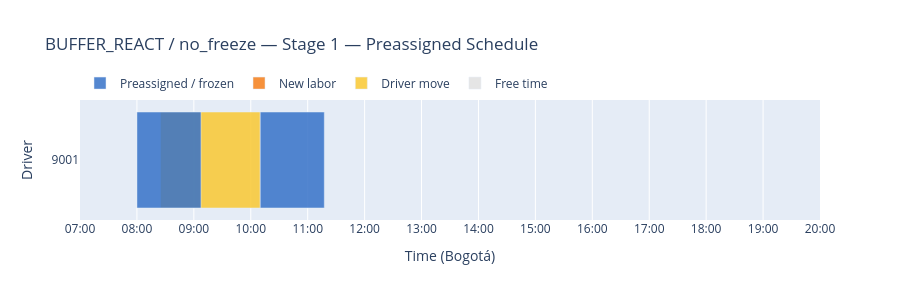
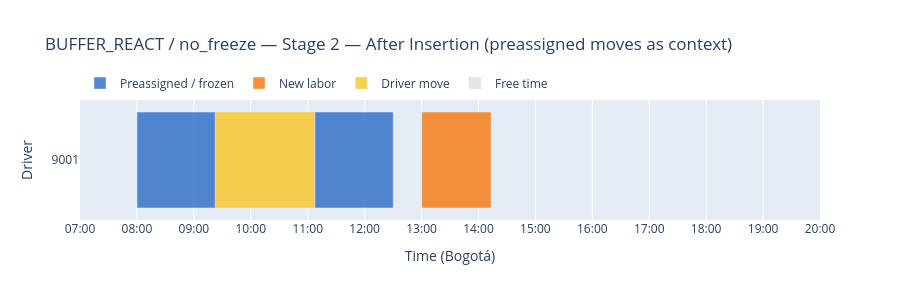
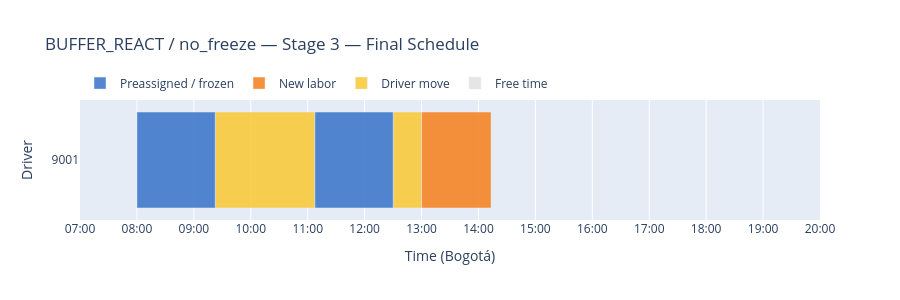

Notebook cell for these charts, in order:
### Markdown cell above
---
## Gantt Charts — Three-Stage View

Three charts show the scheduling progression:

1. **Stage 1 — Preassigned Schedule**: Frozen/preassigned labors with their original driver moves
2. **Stage 2 — After Insertion**: All labors placed, with original preassigned moves as context
3. **Stage 3 — Final Schedule**: All labors with the complete final move timeline

Color coding:
- **Blue** — preassigned / frozen labors
- **Orange** — newly inserted / optimized labors
- **Amber** — driver moves (inter-service travel)
- **Light grey** — free time

### Code cell
# ── Three-stage Gantt helper ────────────────────────────────────────────────────

_COLOR_PREASSIGNED = "rgba(55, 115, 200, 0.85)"    # blue
_COLOR_NEW         = "rgba(245, 130, 32,  0.88)"    # orange
_COLOR_DRIVER_MOVE = "rgba(250, 200, 50,  0.85)"    # amber
_COLOR_FREE_TIME   = "rgba(190, 190, 190, 0.40)"    # light grey

_BASE_TS = pd.Timestamp("2026-03-01", tz="America/Bogota")

def _make_gantt_fig(title: str, labors_df: pd.DataFrame, moves_df: pd.DataFrame,
                    preassigned_ids: set) -> go.Figure:
    """Build a single Gantt figure for the given labors and (optional) moves."""
    fig = go.Figure()

    # ── Move / free-time bars ──────────────────────────────────────────────────
    # Only render FREE_TIME and DRIVER_MOVE rows; skip the _labor rows that
    # build_driver_movements() emits (they would overlap with labor bars).
    if not moves_df.empty and "actual_start" in moves_df.columns:
        for _, row in moves_df.iterrows():
            cat = str(row.get("labor_category", "")).upper()
            if cat not in ("FREE_TIME", "DRIVER_MOVE"):
                continue
            driver = str(row.get("assigned_driver", "?"))
            t_start = pd.Timestamp(row["actual_start"])
            t_end   = pd.Timestamp(row["actual_end"])
            if pd.isna(t_start) or pd.isna(t_end) or t_start >= t_end:
                continue
            color = _COLOR_DRIVER_MOVE if cat == "DRIVER_MOVE" else _COLOR_FREE_TIME
            label = "Driver move" if cat == "DRIVER_MOVE" else "Free time"
            fig.add_trace(go.Bar(
                name=label,
                x=[(t_end - t_start).total_seconds() / 60],
                y=[driver],
                base=[(t_start - _BASE_TS).total_seconds() / 60],
                orientation="h",
                marker_color=color,
                showlegend=False,
                hovertemplate=(
                    f"<b>{label}</b><br>"
                    f"Driver: {driver}<br>"
                    f"Start: {t_start.strftime('%H:%M')}<br>"
                    f"End: {t_end.strftime('%H:%M')}"
                    "<extra></extra>"
                ),
            ))

    # ── Labor bars ────────────────────────────────────────────────────────────
    if not labors_df.empty and "actual_start" in labors_df.columns:
        for _, row in labors_df.iterrows():
            driver = str(row.get("assigned_driver", "unassigned"))
            t_start = pd.Timestamp(row["actual_start"])
            t_end   = pd.Timestamp(row["actual_end"])
            if pd.isna(t_start) or pd.isna(t_end) or t_start >= t_end:
                continue
            labor_id_str = str(row.get("labor_id", ""))
            is_preassigned = labor_id_str in preassigned_ids
            color = _COLOR_PREASSIGNED if is_preassigned else _COLOR_NEW
            bar_label = "Preassigned" if is_preassigned else "New labor"
            fig.add_trace(go.Bar(
                name=bar_label,
                x=[(t_end - t_start).total_seconds() / 60],
                y=[driver],
                base=[(t_start - _BASE_TS).total_seconds() / 60],
                orientation="h",
                marker_color=color,
                showlegend=False,
                hovertemplate=(
                    f"<b>{bar_label}</b><br>"
                    f"Labor: {labor_id_str}<br>"
                    f"Service: {row.get('service_id', '?')}<br>"
                    f"Driver: {driver}<br>"
                    f"Schedule: {pd.Timestamp(row.get('schedule_date', t_start)).strftime('%H:%M')}<br>"
                    f"Start: {t_start.strftime('%H:%M')}<br>"
                    f"End: {t_end.strftime('%H:%M')}"
                    "<extra></extra>"
                ),
            ))

    # ── Legend entries ─────────────────────────────────────────────────────────
    for lbl, clr in [
        ("Preassigned / frozen", _COLOR_PREASSIGNED),
        ("New labor",            _COLOR_NEW),
        ("Driver move",          _COLOR_DRIVER_MOVE),
        ("Free time",            _COLOR_FREE_TIME),
    ]:
        fig.add_trace(go.Bar(
            name=lbl, x=[None], y=[None],
            marker_color=clr, showlegend=True, orientation="h",
        ))

    # ── Determine y-axis drivers ───────────────────────────────────────────────
    _all_drivers = set()
    if not labors_df.empty and "assigned_driver" in labors_df.columns:
        _all_drivers |= set(labors_df["assigned_driver"].dropna().astype(str))
    if not moves_df.empty and "assigned_driver" in moves_df.columns:
        _all_drivers |= set(moves_df["assigned_driver"].dropna().astype(str))
    _n_drivers = max(len(_all_drivers), 1)

    fig.update_layout(
        title=f"{ALGORITHM} / {SCENARIO} — {title}",
        barmode="overlay",
        xaxis=dict(
            title="Time (Bogotá)",
            tickvals=[(i * 60) for i in range(24)],
            ticktext=[f"{i:02d}:00" for i in range(24)],
            range=[7 * 60, 20 * 60],
        ),
        yaxis=dict(title="Driver"),
        legend=dict(orientation="h", yanchor="bottom", y=1.02, xanchor="left", x=0),
        height=max(300, 80 * (_n_drivers + 2)),
    )
    return fig


# ── Preassigned IDs set ────────────────────────────────────────────────────────
_preassigned_ids = set()
if not preassigned_labors_df.empty and "labor_id" in preassigned_labors_df.columns:
    _preassigned_ids = set(preassigned_labors_df["labor_id"].dropna().astype(str))

# ── Stage 2 moves: final moves filtered to preassigned labor_ids ───────────────
# Using preassigned_moves_df here would reference the ORIGINAL positions of
# reassigned labors (e.g. L2 at 10:10 in partial_freeze), causing amber bars to
# misalign with the orange labor bars in results_df (which use the new 10:52
# position). Instead, filter moves_df so we show the correct final-state moves
# for only the preassigned labors, without the new labor's moves.
_moves_stage2 = (
    moves_df[moves_df["labor_id"].astype(str).isin(_preassigned_ids)]
    if not moves_df.empty and _preassigned_ids and "labor_id" in moves_df.columns
    else pd.DataFrame()
)

# ── Stage 3 moves: supplement moves_df with preassigned moves that precede it ──
# Algorithms (especially BUFFER_REACT) may omit preassigned moves for the period
# before the first unfrozen labor. Prepend any preassigned moves whose window
# ends at or before the earliest timestamp already in moves_df.
if not preassigned_moves_df.empty and not moves_df.empty and "actual_start" in moves_df.columns:
    _cutoff = moves_df["actual_start"].dropna().min()
    _pre_only = preassigned_moves_df[
        preassigned_moves_df["actual_end"].dropna() <= _cutoff
    ]
    _moves_stage3 = (
        pd.concat([_pre_only, moves_df], ignore_index=True)
        if not _pre_only.empty else moves_df
    )
else:
    _moves_stage3 = moves_df

# ── Stage 1: Preassigned Schedule (with original moves) ───────────────────────
if preassigned_labors_df.empty:
    print("Stage 1 — Preassigned Schedule: no preassigned labors (OFFLINE scenario)")
else:
    _make_gantt_fig(
        "Stage 1 — Preassigned Schedule",
        preassigned_labors_df,
        preassigned_moves_df,
        _preassigned_ids,
    ).show()

# ── Stage 2: After Insertion (all labors + final moves for preassigned only) ───
_make_gantt_fig(
    "Stage 2 — After Insertion (preassigned moves as context)",
    results_df,
    _moves_stage2,
    _preassigned_ids,
).show()

# ── Stage 3: Final Schedule (complete move timeline) ──────────────────────────
_make_gantt_fig(
    "Stage 3 — Final Schedule",
    results_df,
    _moves_stage3,
    _preassigned_ids,
).show()

### Figure 1 — Plotly figure (JSON) as saved in the notebook; plotly's stock layout.template omitted (floating-point values rounded to 4 significant figures)
{"data": [{"base": [504.9], "hovertemplate": "<b>Driver move</b><br>Driver: 9001<br>Start: 08:24<br>End: 10:10<extra></extra>", "marker": {"color": "rgba(250, 200, 50,  0.85)"}, "name": "Driver move", "orientation": "h", "showlegend": false, "type": "bar", "x": [105.1], "y": ["9001"]}, {"base": [480], "hovertemplate": "<b>Preassigned</b><br>Labor: 90001<br>Service: 9001<br>Driver: 9001<br>Schedule: 08:00<br>Start: 08:00<br>End: 09:07<extra></extra>", "marker": {"color": "rgba(55, 115, 200, 0.85)"}, "name": "Preassigned", "orientation": "h", "showlegend": false, "type": "bar", "x": [67.53], "y": ["9001"]}, {"base": [610], "hovertemplate": "<b>Preassigned</b><br>Labor: 90002<br>Service: 9002<br>Driver: 9001<br>Schedule: 10:10<br>Start: 10:10<br>End: 11:17<extra></extra>", "marker": {"color": "rgba(55, 115, 200, 0.85)"}, "name": "Preassigned", "orientation": "h", "showlegend": false, "type": "bar", "x": [67.53], "y": ["9001"]}, {"marker": {"color": "rgba(55, 115, 200, 0.85)"}, "name": "Preassigned / frozen", "orientation": "h", "showlegend": true, "type": "bar", "x": [null], "y": [null]}, {"marker": {"color": "rgba(245, 130, 32,  0.88)"}, "name": "New labor", "orientation": "h", "showlegend": true, "type": "bar", "x": [null], "y": [null]}, {"marker": {"color": "rgba(250, 200, 50,  0.85)"}, "name": "Driver move", "orientation": "h", "showlegend": true, "type": "bar", "x": [null], "y": [null]}, {"marker": {"color": "rgba(190, 190, 190, 0.40)"}, "name": "Free time", "orientation": "h", "showlegend": true, "type": "bar", "x": [null], "y": [null]}], "layout": {"barmode": "overlay", "height": 300, "legend": {"orientation": "h", "x": 0, "xanchor": "left", "y": 1.02, "yanchor": "bottom"}, "title": {"text": "BUFFER_REACT / no_freeze — Stage 1 — Preassigned Schedule"}, "xaxis": {"range": [420, 1200], "ticktext": ["00:00", "01:00", "02:00", "03:00", "04:00", "05:00", "06:00", "07:00", "08:00", "09:00", "10:00", "11:00", "12:00", "13:00", "14:00", "15:00", "16:00", "17:00", "18:00", "19:00", "20:00", "21:00", "22:00", "23:00"], "tickvals": [0, 60, 120, 180, 240, 300, 360, 420, 480, 540, 600, 660, 720, 780, 840, 900, 960, 1020, 1080, 1140, 1200, 1260, 1320, 1380], "title": {"text": "Time (Bogotá)"}}, "yaxis": {"title": {"text": "Driver"}}}}

### Figure 2 — Plotly figure (JSON) as saved in the notebook; plotly's stock layout.template omitted (floating-point values rounded to 4 significant figures)
{"data": [{"base": [562.5], "hovertemplate": "<b>Driver move</b><br>Driver: 9001<br>Start: 09:22<br>End: 11:07<extra></extra>", "marker": {"color": "rgba(250, 200, 50,  0.85)"}, "name": "Driver move", "orientation": "h", "showlegend": false, "type": "bar", "x": [105.1], "y": ["9001"]}, {"base": [480], "hovertemplate": "<b>Preassigned</b><br>Labor: 90001<br>Service: 9001<br>Driver: 9001<br>Schedule: 08:00<br>Start: 08:00<br>End: 09:22<extra></extra>", "marker": {"color": "rgba(55, 115, 200, 0.85)"}, "name": "Preassigned", "orientation": "h", "showlegend": false, "type": "bar", "x": [82.53], "y": ["9001"]}, {"base": [667.6], "hovertemplate": "<b>Preassigned</b><br>Labor: 90002<br>Service: 9002<br>Driver: 9001<br>Schedule: 10:10<br>Start: 11:07<br>End: 12:30<extra></extra>", "marker": {"color": "rgba(55, 115, 200, 0.85)"}, "name": "Preassigned", "orientation": "h", "showlegend": false, "type": "bar", "x": [82.53], "y": ["9001"]}, {"base": [780.1], "hovertemplate": "<b>New labor</b><br>Labor: 90003<br>Service: 9003<br>Driver: 9001<br>Schedule: 12:00<br>Start: 13:00<br>End: 14:13<extra></extra>", "marker": {"color": "rgba(245, 130, 32,  0.88)"}, "name": "New labor", "orientation": "h", "showlegend": false, "type": "bar", "x": [73.14], "y": ["9001"]}, {"marker": {"color": "rgba(55, 115, 200, 0.85)"}, "name": "Preassigned / frozen", "orientation": "h", "showlegend": true, "type": "bar", "x": [null], "y": [null]}, {"marker": {"color": "rgba(245, 130, 32,  0.88)"}, "name": "New labor", "orientation": "h", "showlegend": true, "type": "bar", "x": [null], "y": [null]}, {"marker": {"color": "rgba(250, 200, 50,  0.85)"}, "name": "Driver move", "orientation": "h", "showlegend": true, "type": "bar", "x": [null], "y": [null]}, {"marker": {"color": "rgba(190, 190, 190, 0.40)"}, "name": "Free time", "orientation": "h", "showlegend": true, "type": "bar", "x": [null], "y": [null]}], "layout": {"barmode": "overlay", "height": 300, "legend": {"orientation": "h", "x": 0, "xanchor": "left", "y": 1.02, "yanchor": "bottom"}, "title": {"text": "BUFFER_REACT / no_freeze — Stage 2 — After Insertion (preassigned moves as context)"}, "xaxis": {"range": [420, 1200], "ticktext": ["00:00", "01:00", "02:00", "03:00", "04:00", "05:00", "06:00", "07:00", "08:00", "09:00", "10:00", "11:00", "12:00", "13:00", "14:00", "15:00", "16:00", "17:00", "18:00", "19:00", "20:00", "21:00", "22:00", "23:00"], "tickvals": [0, 60, 120, 180, 240, 300, 360, 420, 480, 540, 600, 660, 720, 780, 840, 900, 960, 1020, 1080, 1140, 1200, 1260, 1320, 1380], "title": {"text": "Time (Bogotá)"}}, "yaxis": {"title": {"text": "Driver"}}}}

### Figure 3 — Plotly figure (JSON) as saved in the notebook; plotly's stock layout.template omitted (floating-point values rounded to 4 significant figures)
{"data": [{"base": [562.5], "hovertemplate": "<b>Driver move</b><br>Driver: 9001<br>Start: 09:22<br>End: 11:07<extra></extra>", "marker": {"color": "rgba(250, 200, 50,  0.85)"}, "name": "Driver move", "orientation": "h", "showlegend": false, "type": "bar", "x": [105.1], "y": ["9001"]}, {"base": [750.1], "hovertemplate": "<b>Driver move</b><br>Driver: 9001<br>Start: 12:30<br>End: 13:00<extra></extra>", "marker": {"color": "rgba(250, 200, 50,  0.85)"}, "name": "Driver move", "orientation": "h", "showlegend": false, "type": "bar", "x": [30.02], "y": ["9001"]}, {"base": [480], "hovertemplate": "<b>Preassigned</b><br>Labor: 90001<br>Service: 9001<br>Driver: 9001<br>Schedule: 08:00<br>Start: 08:00<br>End: 09:22<extra></extra>", "marker": {"color": "rgba(55, 115, 200, 0.85)"}, "name": "Preassigned", "orientation": "h", "showlegend": false, "type": "bar", "x": [82.53], "y": ["9001"]}, {"base": [667.6], "hovertemplate": "<b>Preassigned</b><br>Labor: 90002<br>Service: 9002<br>Driver: 9001<br>Schedule: 10:10<br>Start: 11:07<br>End: 12:30<extra></extra>", "marker": {"color": "rgba(55, 115, 200, 0.85)"}, "name": "Preassigned", "orientation": "h", "showlegend": false, "type": "bar", "x": [82.53], "y": ["9001"]}, {"base": [780.1], "hovertemplate": "<b>New labor</b><br>Labor: 90003<br>Service: 9003<br>Driver: 9001<br>Schedule: 12:00<br>Start: 13:00<br>End: 14:13<extra></extra>", "marker": {"color": "rgba(245, 130, 32,  0.88)"}, "name": "New labor", "orientation": "h", "showlegend": false, "type": "bar", "x": [73.14], "y": ["9001"]}, {"marker": {"color": "rgba(55, 115, 200, 0.85)"}, "name": "Preassigned / frozen", "orientation": "h", "showlegend": true, "type": "bar", "x": [null], "y": [null]}, {"marker": {"color": "rgba(245, 130, 32,  0.88)"}, "name": "New labor", "orientation": "h", "showlegend": true, "type": "bar", "x": [null], "y": [null]}, {"marker": {"color": "rgba(250, 200, 50,  0.85)"}, "name": "Driver move", "orientation": "h", "showlegend": true, "type": "bar", "x": [null], "y": [null]}, {"marker": {"color": "rgba(190, 190, 190, 0.40)"}, "name": "Free time", "orientation": "h", "showlegend": true, "type": "bar", "x": [null], "y": [null]}], "layout": {"barmode": "overlay", "height": 300, "legend": {"orientation": "h", "x": 0, "xanchor": "left", "y": 1.02, "yanchor": "bottom"}, "title": {"text": "BUFFER_REACT / no_freeze — Stage 3 — Final Schedule"}, "xaxis": {"range": [420, 1200], "ticktext": ["00:00", "01:00", "02:00", "03:00", "04:00", "05:00", "06:00", "07:00", "08:00", "09:00", "10:00", "11:00", "12:00", "13:00", "14:00", "15:00", "16:00", "17:00", "18:00", "19:00", "20:00", "21:00", "22:00", "23:00"], "tickvals": [0, 60, 120, 180, 240, 300, 360, 420, 480, 540, 600, 660, 720, 780, 840, 900, 960, 1020, 1080, 1140, 1200, 1260, 1320, 1380], "title": {"text": "Time (Bogotá)"}}, "yaxis": {"title": {"text": "Driver"}}}}
